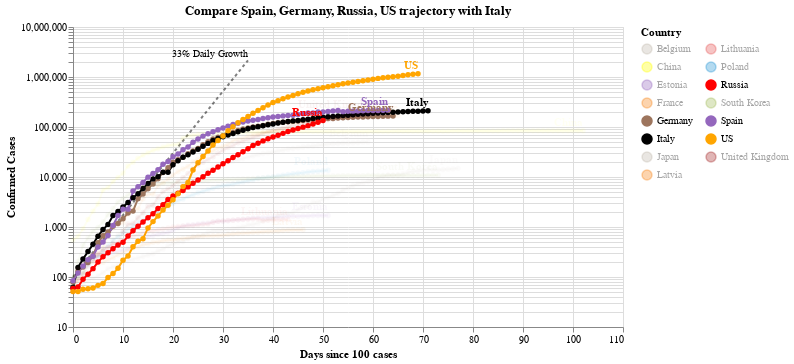

This figure's notebook cell:
### Code cell
#hide_input
chart2 = make_since_chart(dff2, ['Spain', 'Germany','Russia', 'US'], baseline_countries)
chart2

### Figure 1 — Vega-Lite specification as saved in the notebook (floating-point values rounded to 4 significant figures; data arrays with more than 128 entries replaced by an {"elided": "..."} marker saying what was removed)
{"config": {"view": {"continuousWidth": 400, "continuousHeight": 300}}, "layer": [{"mark": {"type": "line", "color": "black", "opacity": 0.5, "strokeDash": [3, 3]}, "encoding": {"x": {"type": "quantitative", "field": "Days since 100 cases"}, "y": {"type": "quantitative", "field": "Confirmed Cases"}}}, {"mark": {"type": "text", "align": "right", "dy": -6, "fontSize": 10, "text": "33% Daily Growth"}, "encoding": {"x": {"type": "quantitative", "field": "Days since 100 cases"}, "y": {"type": "quantitative", "field": "Confirmed Cases"}}, "transform": [{"filter": "(datum['Days since 100 cases'] >= 35)"}]}, {"data": {"name": "data-bf468289bcb972d1bc6d2702714796da"}, "mark": {"type": "line", "point": true}, "encoding": {"color": {"type": "nominal", "field": "Country", "legend": {"columns": 2}, "scale": {"domain": ["Belgium", "China", "Estonia", "France", "Germany", "Italy", "Japan", "Latvia", "Lithuania", "Poland", "Russia", "South Korea", "Spain", "US", "United Kingdom"], "range": ["#C1B7AD", "yellow", "#9467bd", "#F58518", "#9D755D", "black", "#C1B7AD", "#F58518", "#E45756", "#2495D3", "red", "#A1BA59", "#9467bd", "orange", "brown"]}}, "opacity": {"condition": {"value": 1, "selection": "selector003"}, "value": 0.05}, "tooltip": [{"type": "nominal", "field": "Country"}, {"type": "temporal", "field": "Date"}, {"type": "quantitative", "field": "Confirmed Cases"}, {"type": "quantitative", "field": "Days since 100 cases"}], "x": {"type": "quantitative", "field": "Days since 100 cases"}, "y": {"type": "quantitative", "field": "Confirmed Cases", "scale": {"type": "log"}}}, "selection": {"selector003": {"type": "multi", "fields": ["Country"], "bind": "legend", "init": [{"Country": "Spain"}, {"Country": "Germany"}, {"Country": "Russia"}, {"Country": "US"}, {"Country": "Italy"}]}}, "width": 550}, {"data": {"name": "data-bf468289bcb972d1bc6d2702714796da"}, "mark": {"type": "text", "align": "right", "dy": -8, "fontWeight": "bold"}, "encoding": {"color": {"type": "nominal", "field": "Country", "legend": {"columns": 2}, "scale": {"domain": ["Belgium", "China", "Estonia", "France", "Germany", "Italy", "Japan", "Latvia", "Lithuania", "Poland", "Russia", "South Korea", "Spain", "US", "United Kingdom"], "range": ["#C1B7AD", "yellow", "#9467bd", "#F58518", "#9D755D", "black", "#C1B7AD", "#F58518", "#E45756", "#2495D3", "red", "#A1BA59", "#9467bd", "orange", "brown"]}}, "opacity": {"condition": {"value": 1, "selection": "selector003"}, "value": 0.05}, "text": {"type": "nominal", "field": "Country"}, "tooltip": [{"type": "nominal", "field": "Country"}, {"type": "temporal", "field": "Date"}, {"type": "quantitative", "field": "Confirmed Cases"}, {"type": "quantitative", "field": "Days since 100 cases"}], "x": {"type": "quantitative", "field": "Days since 100 cases"}, "y": {"type": "quantitative", "field": "Confirmed Cases", "scale": {"type": "log"}}}, "transform": [{"filter": "(datum['Date'] >= 1588464000000)"}], "width": 550}], "data": {"name": "data-c1a3bbf4dd040f2e7e8e7a69520e3c2a"}, "title": "Compare Spain, Germany, Russia, US trajectory with Italy", "$schema": "https://vega.github.io/schema/vega-lite/v4.0.2.json", "datasets": {"data-c1a3bbf4dd040f2e7e8e7a69520e3c2a": [{"Days since 100 cases": 0, "Confirmed Cases": 100.0}, {"Days since 100 cases": 1, "Confirmed Cases": 133.0}, {"Days since 100 cases": 2, "Confirmed Cases": 176.9}, {"Days since 100 cases": 3, "Confirmed Cases": 235.3}, {"Days since 100 cases": 4, "Confirmed Cases": 312.9}, {"Days since 100 cases": 5, "Confirmed Cases": 416.2}, {"Days since 100 cases": 6, "Confirmed Cases": 553.5}, {"Days since 100 cases": 7, "Confirmed Cases": 736.1}, {"Days since 100 cases": 8, "Confirmed Cases": 979.1}, {"Days since 100 cases": 9, "Confirmed Cases": 1302.0}, {"Days since 100 cases": 10, "Confirmed Cases": 1732.0}, {"Days since 100 cases": 11, "Confirmed Cases": 2303.0}, {"Days since 100 cases": 12, "Confirmed Cases": 3064.0}, {"Days since 100 cases": 13, "Confirmed Cases": 4074.0}, {"Days since 100 cases": 14, "Confirmed Cases": 5419.0}, {"Days since 100 cases": 15, "Confirmed Cases": 7207.0}, {"Days since 100 cases": 16, "Confirmed Cases": 9586.0}, {"Days since 100 cases": 17, "Confirmed Cases": 12750.0}, {"Days since 100 cases": 18, "Confirmed Cases": 16960.0}, {"Days since 100 cases": 19, "Confirmed Cases": 22550.0}, {"Days since 100 cases": 20, "Confirmed Cases": 29990.0}, {"Days since 100 cases": 21, "Confirmed Cases": 39890.0}, {"Days since 100 cases": 22, "Confirmed Cases": 53060.0}, {"Days since 100 cases": 23, "Confirmed Cases": 70560.0}, {"Days since 100 cases": 24, "Confirmed Cases": 93850.0}, {"Days since 100 cases": 25, "Confirmed Cases": 124800.0}, {"Days since 100 cases": 26, "Confirmed Cases": 166000.0}, {"Days since 100 cases": 27, "Confirmed Cases": 220800.0}, {"Days since 100 cases": 28, "Confirmed Cases": 293700.0}, {"Days since 100 cases": 29, "Confirmed Cases": 390600.0}, {"Days since 100 cases": 30, "Confirmed Cases": 519500.0}, {"Days since 100 cases": 31, "Confirmed Cases": 690900.0}, {"Days since 100 cases": 32, "Confirmed Cases": 918900.0}, {"Days since 100 cases": 33, "Confirmed Cases": 1222000.0}, {"Days since 100 cases": 34, "Confirmed Cases": 1625000.0}, {"Days since 100 cases": 35, "Confirmed Cases": 2162000.0}], "data-bf468289bcb972d1bc6d2702714796da": {"elided": "960 records"}}}
